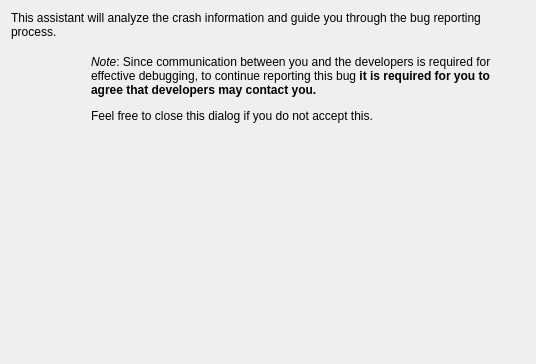
<?xml version="1.0" encoding="UTF-8"?>
<ui version="4.0">
 <class>AssistantPageIntroduction</class>
 <widget class="QWidget" name="AssistantPageIntroduction">
  <property name="geometry">
   <rect>
    <x>0</x>
    <y>0</y>
    <width>536</width>
    <height>364</height>
   </rect>
  </property>
  <layout class="QVBoxLayout" name="verticalLayout">
   <item>
    <widget class="QLabel" name="m_introLabel">
     <property name="text">
      <string comment="@info">This assistant will analyze the crash information and guide you through the bug reporting process.</string>
     </property>
     <property name="wordWrap">
      <bool>true</bool>
     </property>
    </widget>
   </item>
   <item>
    <spacer name="verticalSpacer_2">
     <property name="orientation">
      <enum>Qt::Vertical</enum>
     </property>
     <property name="sizeType">
      <enum>QSizePolicy::Fixed</enum>
     </property>
     <property name="sizeHint" stdset="0">
      <size>
       <width>20</width>
       <height>10</height>
      </size>
     </property>
    </spacer>
   </item>
   <item>
    <layout class="QHBoxLayout" name="horizontalLayout_2">
     <item>
      <widget class="QLabel" name="m_warningIcon">
       <property name="sizePolicy">
        <sizepolicy hsizetype="Fixed" vsizetype="Fixed">
         <horstretch>0</horstretch>
         <verstretch>0</verstretch>
        </sizepolicy>
       </property>
       <property name="maximumSize">
        <size>
         <width>64</width>
         <height>64</height>
        </size>
       </property>
      </widget>
     </item>
     <item>
      <spacer name="horizontalSpacer">
       <property name="orientation">
        <enum>Qt::Horizontal</enum>
       </property>
       <property name="sizeType">
        <enum>QSizePolicy::Fixed</enum>
       </property>
       <property name="sizeHint" stdset="0">
        <size>
         <width>10</width>
         <height>5</height>
        </size>
       </property>
      </spacer>
     </item>
     <item>
      <widget class="QLabel" name="m_warningLabel">
       <property name="text">
        <string comment="@info note before starting the bug reporting process">&lt;p&gt;&lt;i&gt;Note&lt;/i&gt;: Since communication between you and the developers is required for effective debugging, to continue reporting this bug &lt;strong&gt;it is required for you to agree that developers may contact you.&lt;/strong&gt;&lt;/p&gt;&lt;p&gt;Feel free to close this dialog if you do not accept this.&lt;/p&gt;</string>
       </property>
       <property name="wordWrap">
        <bool>true</bool>
       </property>
      </widget>
     </item>
    </layout>
   </item>
   <item>
    <spacer name="verticalSpacer">
     <property name="orientation">
      <enum>Qt::Vertical</enum>
     </property>
     <property name="sizeHint" stdset="0">
      <size>
       <width>20</width>
       <height>249</height>
      </size>
     </property>
    </spacer>
   </item>
  </layout>
 </widget>
 <resources/>
 <connections/>
</ui>
